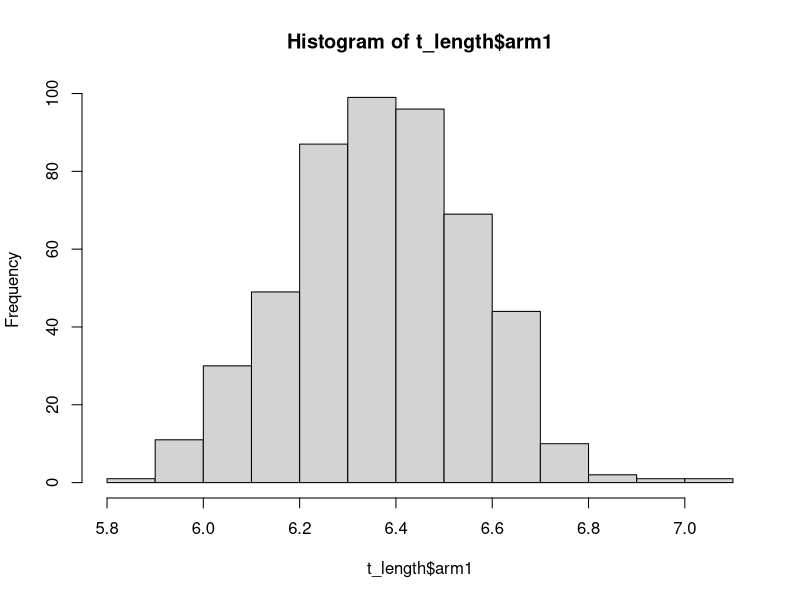
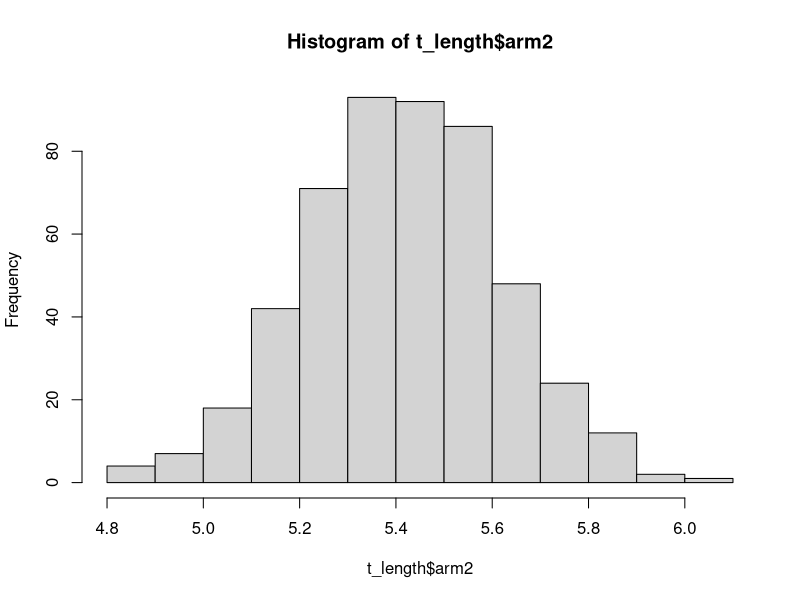
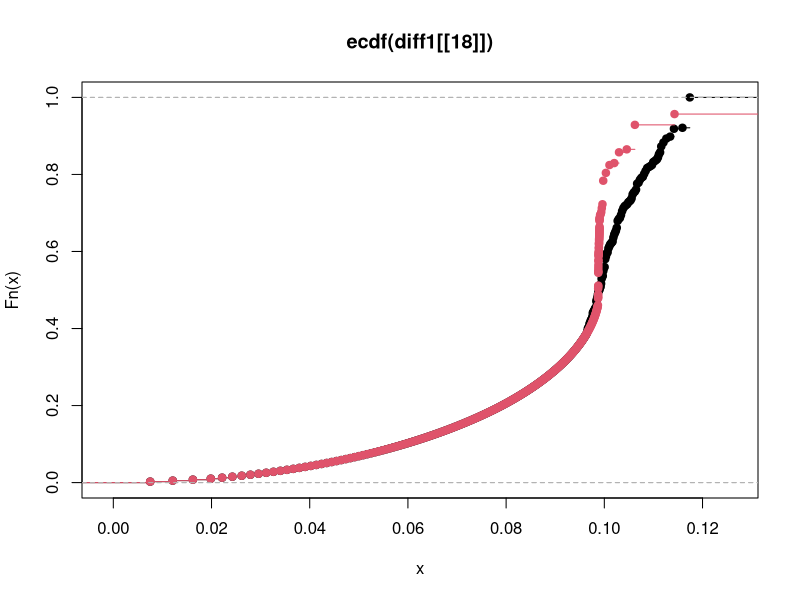
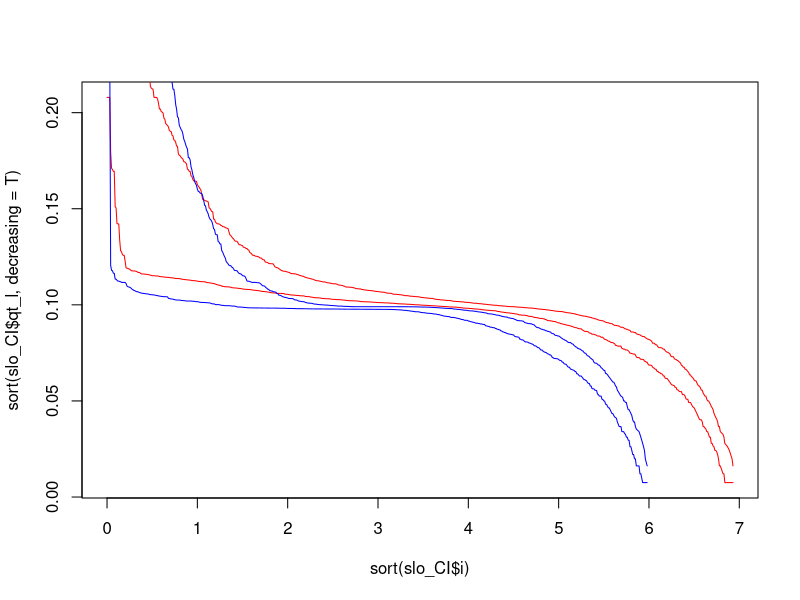
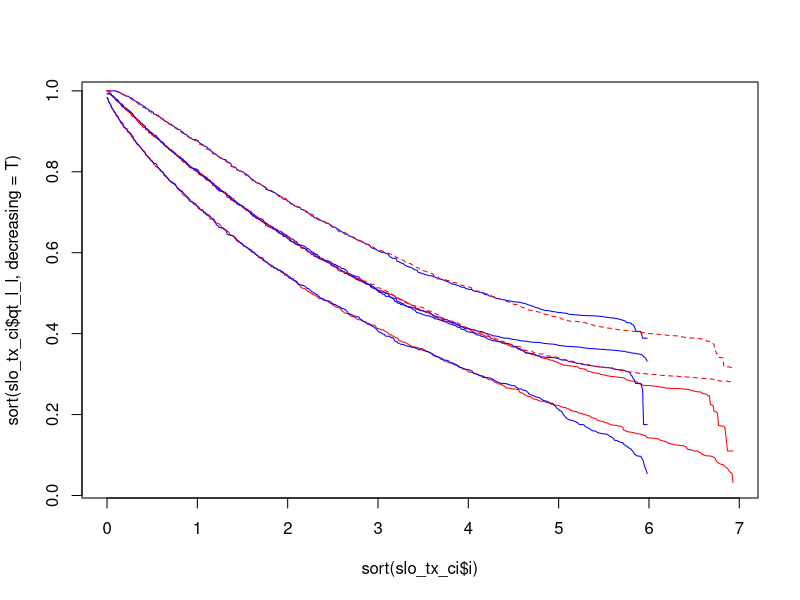

Reproduce these figures in R, in order.
library(survival)
library(survminer)

nsim <- 500
null.hz <- .3
tx.hz <- .75*null.hz
nevents <- 524
ntot <- ceiling(nevents*1.5)
halfn <- ntot/2

n.arms <- c(5,6,2)
#number of arms at any given time
first_push <- round(ntot*7/8)

ctrl.n.t1 <- ceiling(first_push/2)
t1_first <- floor(first_push/2)
ctrl.n.shared <- floor((ntot-first_push)/2)
t.n.shared <- ceiling((ntot-first_push)/2)
ctrl.n.t2 <- ceiling(ntot/2)-ctrl.n.shared
t2_second <- floor(ntot/2)-t.n.shared

entry <- seq(1/500,6, by=1/500)
ctrl1.entry <- c(entry[seq(1, n.arms[1]*ctrl.n.t1, by=n.arms[1])], 
                 entry[seq(n.arms[1]*ctrl.n.t1+1, n.arms[1]*ctrl.n.t1+n.arms[2]*ctrl.n.shared, by=n.arms[2])])
tx1.entry <- c(entry[seq(2,n.arms[1]*t1_first, by=n.arms[1])],
               entry[seq(n.arms[1]*t1_first+2,n.arms[1]*t1_first+n.arms[2]*t.n.shared, by=n.arms[2])])
ctrl5.entry <- c(entry[seq(1, n.arms[2]*ctrl.n.shared, by=n.arms[2])], 
                 entry[seq(n.arms[2]*ctrl.n.shared+1, n.arms[2]*ctrl.n.shared+n.arms[3]*ctrl.n.t2, by=n.arms[3])])
tx5.entry <- c(entry[seq(n.arms[2],n.arms[2]*t.n.shared, by=n.arms[2])],
               entry[seq(n.arms[2]*t.n.shared+2,n.arms[2]*t.n.shared+n.arms[3]*t2_second, by=n.arms[3])])

#stat <- rep(NA, nsim)
p.expt_1c <- rep(NA, nsim)
p.expt_5c <- rep(NA, nsim)
p.expt_15 <- rep(NA, nsim)

slow_null_ct_t <- list()
slow_null_tx_t <- list()
fast_null_ct_t <- list()
fast_null_tx_t <- list()

CI_slow_null_ct_l <- list()
CI_slow_null_ct_u <- list()
CI_slow_null_tx_l <- list()
CI_slow_null_tx_u <- list()
CI_fast_null_ct_l <- list()
CI_fast_null_ct_u <- list()
CI_fast_null_tx_l <- list()
CI_fast_null_tx_u <- list()

t_length <- data.frame(arm1=0, arm2=0)

surv1T <- list()
surv5T <- list()

diff1 <- list()
diff5 <- list()
time1 <- list()
time5 <- list()

for (i in 1:nsim) {
  ctrl.shared.evs <- rexp(ctrl.n.shared, null.hz)
  ctrl1.evs <- c(rexp(ctrl.n.t1, null.hz), ctrl.shared.evs)
  ctrl5.evs <- c(ctrl.shared.evs, rexp(ctrl.n.t2, null.hz))
  tx1.evs <- rexp(length(tx1.entry), tx.hz)
  tx5.evs <- rexp(length(tx5.entry), tx.hz)
  
  ctrl1.time <- ctrl1.entry+ctrl1.evs
  ctrl5.time <- ctrl5.entry+ctrl5.evs
  tx1.time <- tx1.entry+tx1.evs
  tx5.time <- tx5.entry+tx5.evs
  
  comp1 <- c(ctrl1.time, tx1.time)
  censTime1 <- comp1[order(comp1)][nevents]
  comp5 <- c(ctrl5.time, tx5.time)
  censTime5 <- comp5[order(comp5)][nevents]
  
  c1stat <- ctrl1.time < censTime1
  t1stat <- tx1.time < censTime1
  c5stat <- ctrl5.time < censTime5
  t5stat <- tx5.time < censTime5
  
  evTimesC1 <- ctrl1.evs * c1stat + (censTime1 - ctrl1.entry) * (1 - c1stat)
  evTimesT1 <- tx1.evs * t1stat + (censTime1 - tx1.entry) * (1 - t1stat)
  evTimesC5 <- ctrl5.evs * c5stat + (censTime5 - ctrl5.entry) * (1 - c5stat)
  evTimesT5 <- tx5.evs * t5stat + (censTime5 - tx5.entry) * (1 - t5stat)
  
  t_length[i,] <- cbind(censTime1, censTime5)
  
  test1c <- summary(coxph(Surv(time = c(evTimesC1,evTimesT1) , event = c(c1stat, t1stat))
                          ~c(rep(0, length(evTimesC1)), rep(1, length(evTimesT1)))))
  
  test5c <- summary(coxph(Surv(time = c(evTimesC5,evTimesT5) , event = c(c5stat, t5stat))~
                            c(rep(0, length(evTimesC5)), rep(1, length(evTimesT5)))))
  
  test15 <- summary(coxph(Surv(time = c(evTimesT1,evTimesT5) , event = c(t1stat, t5stat))~
                                 c(rep(0, length(evTimesT1)), rep(1, length(evTimesT5)))))
  
  p.expt_1c[i] <- test1c$coef[5]
  p.expt_5c[i] <- test5c$coef[5]
  p.expt_15[i] <- test15$coef[5]
  
  surv1T[[i]] <- survfit(Surv(time = evTimesT1, event = t1stat)~1)
  surv5T[[i]] <- survfit(Surv(time = evTimesT5, event = t5stat)~1)
  
  diff1[[i]] <- surv1T[[i]]$upper-surv1T[[i]]$lower
  diff5[[i]] <- surv5T[[i]]$upper-surv5T[[i]]$lower
  
  time1[[i]] <- round(surv1T[[i]]$time, digits=2)
  time5[[i]] <- round(surv5T[[i]]$time, digits=2)
  
  CI_slow_null_tx_l[[i]] <- surv1T[[i]]$lower
  CI_slow_null_tx_u[[i]] <- surv1T[[i]]$upper
  CI_fast_null_tx_l[[i]] <- surv5T[[i]]$lower
  CI_fast_null_tx_u[[i]] <- surv5T[[i]]$upper
  
}

mean(p.expt_1c<.05)
mean(p.expt_5c<.05)
mean(p.expt_15<.05)

t.test(t_length$arm1, t_length$arm2, paired = T)

hist(t_length$arm1)
hist(t_length$arm2)

ks.test(diff1[[4]], diff5[[4]])

plot(ecdf(diff1[[18]]))
lines(ecdf(diff5[[18]]), col=2)

# hist(diff1[[8]])
# hist(diff5[[8]])

slodiff <- cbind(unlist(diff1), round(unlist(time1), digits=2))
fastdiff <- cbind(unlist(diff5), round(unlist(time5), digits=2))

slodiff <- slodiff[complete.cases(slodiff),]
fastdiff <- fastdiff[complete.cases(fastdiff),]

sdind <- unique(slodiff[,2])
fdind <- unique(fastdiff[,2])

fst_CI <- data.frame()
slo_CI <- data.frame()

for (i in fdind) {
  ind <- which(fastdiff[,2]==i)
  qt_l <- quantile(fastdiff[ind,1], .025)
  qt_u <- quantile(fastdiff[ind,1], .975)
  fst_CI <- rbind(fst_CI, data.frame(qt_l,qt_u,i))
}

for (i in sdind) {
  ind <- which(slodiff[,2]==i)
  qt_l <- quantile(slodiff[ind,1], .025)
  qt_u <- quantile(slodiff[ind,1], .975)
  slo_CI <- rbind(slo_CI, data.frame(qt_l,qt_u,i))
}

plot(sort(slo_CI$i), sort(slo_CI$qt_l, decreasing=T),type='l', col='red')
lines(sort(slo_CI$i), sort(slo_CI$qt_u, decreasing=T), col='red')
lines(sort(fst_CI$i), sort(fst_CI$qt_l, decreasing=T),type='l', col='blue')
lines(sort(fst_CI$i), sort(fst_CI$qt_u, decreasing=T), col='blue')

# slo_ct_l <- cbind(unlist(slow_null_ct_t),unlist(CI_slow_null_ct_l))
# slo_ct_u <- cbind(unlist(slow_null_ct_t),unlist(CI_slow_null_ct_u))
# fst_ct_l <- cbind(unlist(fast_null_ct_t),unlist(CI_fast_null_ct_l))
# fst_ct_u <- cbind(unlist(fast_null_ct_t),unlist(CI_fast_null_ct_u))
slo_tx_l <- cbind(unlist(time1),unlist(CI_slow_null_tx_l))
slo_tx_u <- cbind(unlist(time1),unlist(CI_slow_null_tx_u))
fst_tx_l <- cbind(unlist(time5),unlist(CI_fast_null_tx_l))
fst_tx_u <- cbind(unlist(time5),unlist(CI_fast_null_tx_u))

# slo_ct_l <- slo_ct_l[complete.cases(slo_ct_l),]
# slo_ct_u <- slo_ct_u[complete.cases(slo_ct_u),]
# fst_ct_l <- fst_ct_l[complete.cases(fst_ct_l),]
# fst_ct_u <- fst_ct_u[complete.cases(fst_ct_u),]
slo_tx_l <- slo_tx_l[complete.cases(slo_tx_l),]
slo_tx_u <- slo_tx_u[complete.cases(slo_tx_u),]
fst_tx_l <- fst_tx_l[complete.cases(fst_tx_l),]
fst_tx_u <- fst_tx_u[complete.cases(fst_tx_u),]

#fnct <- unique(fst_ct_l[,1])
fntt <- unique(fst_tx_l[,1])
# snct <- unique(slo_ct_l[,1])
 sntt <- unique(slo_tx_l[,1])

#fst_ct_ci <- data.frame()
fst_tx_ci <- data.frame()
#slo_ct_ci <- data.frame()
slo_tx_ci <- data.frame()

# for (i in fnct) {
#   ind <- which(fst_ct_l[,1]==i)
#   qt_l_l <- quantile(fst_ct_l[ind,2], .025)
#   qt_l_u <- quantile(fst_ct_l[ind,2], .975)
#   qt_u_l <- quantile(fst_ct_u[ind,2], .025)
#   qt_u_u <- quantile(fst_ct_u[ind,2], .975)
#   fst_ct_ci <- rbind(fst_ct_ci, data.frame(qt_l_l,qt_l_u, qt_u_l,qt_u_u,i))
# }

for (i in fntt) {
  ind <- which(fst_tx_l[,1]==i)
  qt_l_l <- quantile(fst_tx_l[ind,2], .025)
  qt_l_u <- quantile(fst_tx_l[ind,2], .975)
  qt_u_l <- quantile(fst_tx_u[ind,2], .025)
  qt_u_u <- quantile(fst_tx_u[ind,2], .975)
  fst_tx_ci <- rbind(fst_tx_ci, data.frame(qt_l_l,qt_l_u, qt_u_l,qt_u_u,i))
}

# for (i in snct) {
#   ind <- which(slo_ct_l[,1]==i)
#   qt_l_l <- quantile(slo_ct_l[ind,2], .025)
#   qt_l_u <- quantile(slo_ct_l[ind,2], .975)
#   qt_u_l <- quantile(slo_ct_u[ind,2], .025)
#   qt_u_u <- quantile(slo_ct_u[ind,2], .975)
#   slo_ct_ci <- rbind(slo_ct_ci, data.frame(qt_l_l,qt_l_u, qt_u_l,qt_u_u,i))
# }
# 
for (i in sntt) {
  ind <- which(slo_tx_l[,1]==i)
  qt_l_l <- quantile(slo_tx_l[ind,2], .025)
  qt_l_u <- quantile(slo_tx_l[ind,2], .975)
  qt_u_l <- quantile(slo_tx_u[ind,2], .025)
  qt_u_u <- quantile(slo_tx_u[ind,2], .975)
  slo_tx_ci <- rbind(slo_tx_ci, data.frame(qt_l_l,qt_l_u, qt_u_l,qt_u_u,i))
}

plot(sort(slo_tx_ci$i), sort(slo_tx_ci$qt_l_l, decreasing=T),type='l', col='red')
lines(sort(slo_tx_ci$i), sort(slo_tx_ci$qt_l_u, decreasing=T), col='red')
lines(sort(fst_tx_ci$i), sort(fst_tx_ci$qt_l_l, decreasing=T),type='l', col='blue')
lines(sort(fst_tx_ci$i), sort(fst_tx_ci$qt_l_u, decreasing=T), col='blue')
# lines(sort(slo_ct_ci$i), sort(slo_ct_ci$qt_l_l, decreasing=T),type='l', col='purple')
# lines(sort(slo_ct_ci$i), sort(slo_ct_ci$qt_l_u, decreasing=T), col='purple')
# lines(sort(fst_ct_ci$i), sort(fst_ct_ci$qt_l_l, decreasing=T),type='l', col='forestgreen')
# lines(sort(fst_ct_ci$i), sort(fst_ct_ci$qt_l_u, decreasing=T), col='forestgreen')

lines(sort(fst_tx_ci$i), sort(fst_tx_ci$qt_u_l, decreasing=T), col='blue')
lines(sort(fst_tx_ci$i), sort(fst_tx_ci$qt_u_u, decreasing=T), col='blue')
lines(sort(slo_tx_ci$i), sort(slo_tx_ci$qt_u_l, decreasing=T),lty='dashed', col='red')
lines(sort(slo_tx_ci$i), sort(slo_tx_ci$qt_u_u, decreasing=T),lty='dashed', col='red')
# lines(sort(slo_ct_ci$i), sort(slo_ct_ci$qt_u_l, decreasing=T),lty='dashed', col='purple')
# lines(sort(slo_ct_ci$i), sort(slo_ct_ci$qt_u_u, decreasing=T),lty='dashed', col='purple')
# lines(sort(fst_ct_ci$i), sort(fst_ct_ci$qt_u_l, decreasing=T), col='forestgreen')
# lines(sort(fst_ct_ci$i), sort(fst_ct_ci$qt_u_u, decreasing=T), col='forestgreen')
